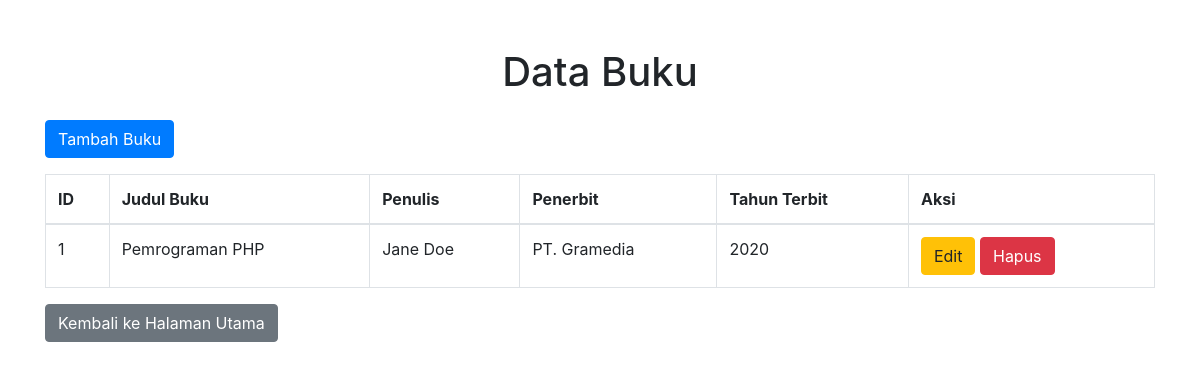
The page /Buku.php on the database its author committed.
### tables this page shows
CREATE TABLE `buku` (
  `id_buku` int NOT NULL,
  `judul_buku` varchar(500) NOT NULL,
  `penulis` varchar(500) DEFAULT NULL,
  `penerbit` varchar(250) DEFAULT NULL,
  `tahun_terbit` int DEFAULT NULL
);

### Koneksi.php (called while the page is built)
<?php
function koneksiDB() {
    $host = 'localhost';
    $db = 'perpustakaan';
    $user = 'root';
    $pass = '';
    try {
        $pdo = new PDO("mysql:host=$host;dbname=$db", $user, $pass);
        $pdo->setAttribute(PDO::ATTR_ERRMODE, PDO::ERRMODE_EXCEPTION);
        $tables = ['Peminjaman', 'Buku', 'Member'];
        foreach ($tables as $table) {
            $pdo->exec("ALTER TABLE $table AUTO_INCREMENT = 1");
        }
        return $pdo;
    } catch (PDOException $e) {
        die("Koneksi ke database gagal " . $e->getMessage());
    }
}
?>

### Model.php (called while the page is built, shortened)
<?php
require 'Koneksi.php';
function getAll($table) {
    $pdo = koneksiDB();
    $stmt = $pdo->prepare("SELECT * FROM $table");
    $stmt->execute();
    return $stmt->fetchAll(PDO::FETCH_ASSOC);
}
?>

### Buku.php (the view, shortened to what this page needs)
<?php
require 'Model.php';
$buku = getAll('buku');
?>
<!DOCTYPE html>
<html>
<head>
    <link href="https://maxcdn.bootstrapcdn.com/bootstrap/4.5.2/css/bootstrap.min.css" rel="stylesheet">
</head>
<body>
    <div class="container">
        <h1 class="mt-5 mb-4 text-center">Data Buku</h1>
        <a href="FormBuku.php" class="btn btn-primary mb-3">Tambah Buku</a>
        <table class="table table-bordered">
            <thead>
                <tr>
                    <th>ID</th>
                    <th>Judul Buku</th>
                    <th>Penulis</th>
                    <th>Penerbit</th>
                    <th>Tahun Terbit</th>
                    <th>Aksi</th>
                </tr>
            </thead>
            <tbody>
                <?php foreach ($buku as $b): ?>
                <tr>
                    <td><?= $b['id_buku'] ?></td>
                    <td><?= $b['judul_buku'] ?></td>
                    <td><?= $b['penulis'] ?></td>
                    <td><?= $b['penerbit'] ?></td>
                    <td><?= $b['tahun_terbit'] ?></td>
                    <td>
                        <a href="FormBuku.php?id=<?= $b['id_buku'] ?>" class="btn btn-warning">Edit</a>
                        <a href="Delete.php?table=buku&id=<?= $b['id_buku'] ?>" class="btn btn-danger">Hapus</a>
                    </td>
                </tr>
                <?php endforeach; ?>
            </tbody>
        </table>
        <a href="index.php" class="btn btn-secondary">Kembali ke Halaman Utama</a>
    </div>
</body>
</html>

### rows shown on the page
buku: id_buku "1", judul_buku "Pemrograman PHP", penulis "Jane Doe", penerbit "PT. Gramedia", tahun_terbit "2020"
